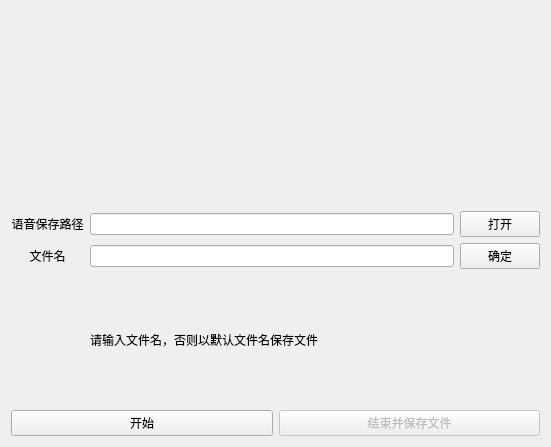
<?xml version="1.0" encoding="UTF-8"?>
<ui version="4.0">
 <class>Frame</class>
 <widget class="QFrame" name="Frame">
  <property name="geometry">
   <rect>
    <x>0</x>
    <y>0</y>
    <width>551</width>
    <height>447</height>
   </rect>
  </property>
  <property name="windowTitle">
   <string>录音窗口</string>
  </property>
  <property name="windowIcon">
   <iconset resource="../apprcc.qrc">
    <normaloff>:/icon/resources/icon/语音.ico</normaloff>:/icon/resources/icon/语音.ico</iconset>
  </property>
  <layout class="QVBoxLayout" name="verticalLayout">
   <item>
    <widget class="MatplotlibWidget" name="widget" native="true"/>
   </item>
   <item>
    <layout class="QGridLayout" name="gridLayout">
     <item row="0" column="2">
      <widget class="QPushButton" name="sound_recording_save_path_pushButton">
       <property name="cursor">
        <cursorShape>PointingHandCursor</cursorShape>
       </property>
       <property name="toolTip">
        <string>选择语音文件保存的路径</string>
       </property>
       <property name="text">
        <string>打开</string>
       </property>
      </widget>
     </item>
     <item row="0" column="1">
      <widget class="QLineEdit" name="sound_recording_save_path_lineEdit">
       <property name="readOnly">
        <bool>true</bool>
       </property>
      </widget>
     </item>
     <item row="1" column="0">
      <widget class="QLabel" name="label_2">
       <property name="text">
        <string>文件名</string>
       </property>
       <property name="alignment">
        <set>Qt::AlignCenter</set>
       </property>
      </widget>
     </item>
     <item row="1" column="2">
      <widget class="QPushButton" name="save_name_pushButton">
       <property name="cursor">
        <cursorShape>PointingHandCursor</cursorShape>
       </property>
       <property name="toolTip">
        <string>确定文件名称</string>
       </property>
       <property name="text">
        <string>确定</string>
       </property>
      </widget>
     </item>
     <item row="1" column="1">
      <widget class="QLineEdit" name="save_name_lineEdit"/>
     </item>
     <item row="0" column="0">
      <widget class="QLabel" name="label">
       <property name="text">
        <string>&lt;html&gt;&lt;head/&gt;&lt;body&gt;&lt;p&gt;语音保存路径&lt;/p&gt;&lt;/body&gt;&lt;/html&gt;</string>
       </property>
       <property name="alignment">
        <set>Qt::AlignCenter</set>
       </property>
      </widget>
     </item>
     <item row="2" column="1">
      <widget class="QLabel" name="show_save_path_label">
       <property name="toolTip">
        <string>最后文件保存的路径以及文件名显示</string>
       </property>
       <property name="text">
        <string>请输入文件名，否则以默认文件名保存文件</string>
       </property>
      </widget>
     </item>
    </layout>
   </item>
   <item>
    <layout class="QHBoxLayout" name="horizontalLayout_3">
     <item>
      <widget class="QPushButton" name="sound_recording_save_path_start_pushButton">
       <property name="cursor">
        <cursorShape>PointingHandCursor</cursorShape>
       </property>
       <property name="toolTip">
        <string>开始录音</string>
       </property>
       <property name="text">
        <string>开始</string>
       </property>
       <property name="icon">
        <iconset resource="../apprcc.qrc">
         <normaloff>:/icon/resources/icon/运行.ico</normaloff>:/icon/resources/icon/运行.ico</iconset>
       </property>
      </widget>
     </item>
     <item>
      <widget class="QPushButton" name="sound_recording_save_path_end_pushButton">
       <property name="enabled">
        <bool>false</bool>
       </property>
       <property name="cursor">
        <cursorShape>PointingHandCursor</cursorShape>
       </property>
       <property name="toolTip">
        <string>结束录音，并按照路径保存文件</string>
       </property>
       <property name="text">
        <string>结束并保存文件</string>
       </property>
       <property name="icon">
        <iconset resource="../apprcc.qrc">
         <normaloff>:/icon/resources/icon/结束.ico</normaloff>:/icon/resources/icon/结束.ico</iconset>
       </property>
       <property name="checkable">
        <bool>false</bool>
       </property>
      </widget>
     </item>
    </layout>
   </item>
  </layout>
 </widget>
 <customwidgets>
  <customwidget>
   <class>MatplotlibWidget</class>
   <extends>QWidget</extends>
   <header>core.MatplotlibWidget</header>
   <container>1</container>
  </customwidget>
 </customwidgets>
 <resources>
  <include location="../apprcc.qrc"/>
 </resources>
 <connections/>
</ui>
